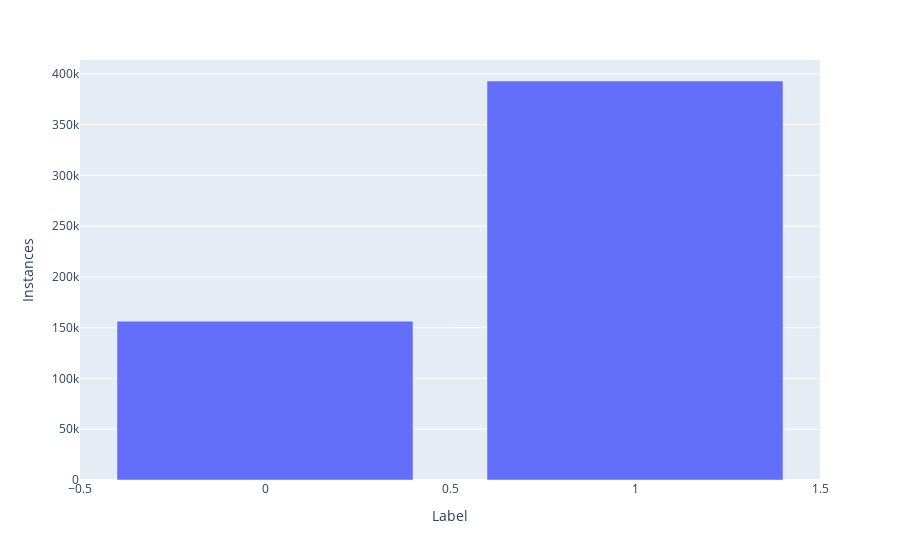

Notebook cell for this chart:
### Code cell
# URL labels overview
label_counter = pd.DataFrame(urls_df.Label.value_counts())
print(label_counter.Label)
fig = px.bar(label_counter, x=label_counter.index, y=label_counter.Label)
fig.update_layout(
    xaxis_title="Label",
    yaxis_title="Instances",
)
fig.show()

### Figure 1 — Plotly figure (JSON) as saved in the notebook; plotly's stock layout.template omitted (floating-point values rounded to 4 significant figures)
{"data": [{"alignmentgroup": "True", "hovertemplate": "index=%{x}<br>Label=%{y}<extra></extra>", "legendgroup": "", "marker": {"color": "#636efa", "pattern": {"shape": ""}}, "name": "", "offsetgroup": "", "orientation": "v", "showlegend": false, "textposition": "auto", "type": "bar", "x": [1, 0], "xaxis": "x", "y": [392924, 156422], "yaxis": "y"}], "layout": {"barmode": "relative", "legend": {"tracegroupgap": 0}, "margin": {"t": 60}, "xaxis": {"anchor": "y", "domain": [0, 1], "title": {"text": "Label"}}, "yaxis": {"anchor": "x", "domain": [0, 1], "title": {"text": "Instances"}}}}
